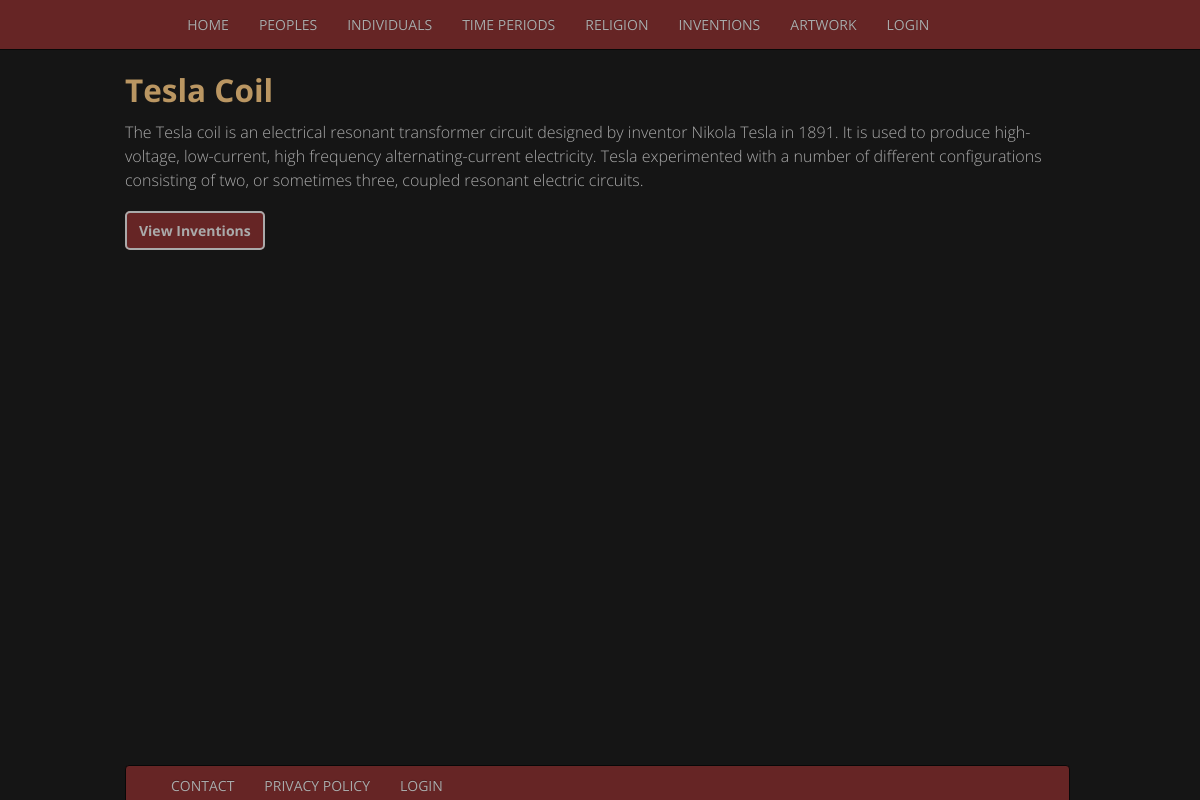
Screenshot of /uitvinding_detail.php?id=2 with the database file from the repository.
### tables this page shows
CREATE TABLE `uitvinding` (
  `uitvinding_id` int(11) NOT NULL,
  `uitvinding_naam` varchar(255) NOT NULL,
  `tijd_id` int(11) NOT NULL,
  `mens_id` int(11) NOT NULL,
  `uitvinding_detail` varchar(5000) NOT NULL
);

### uitvinding_detail.php (the view, shortened to what this page needs)
<?php include 'includes/header.php' ?>
<?php include 'includes/nav.php' ?>
    <div class="container">
      <div class="row">
    <?php
    $servername = "localhost";
    $username = "root";
    $password = "bitnami";
    $dbname = "herexamen";
    $conn = new mysqli($servername, $username, $password, $dbname);
    $sql = "SELECT uitvinding_id, uitvinding_naam, uitvinding_detail FROM uitvinding WHERE uitvinding_id = " . (int) $_GET['id'];
    $result = $conn->query($sql);
    if ($result->num_rows > 0) {
    while($row = $result->fetch_assoc()) {
        echo "<div class='bottommargin'>". "<h2>". $row["uitvinding_naam"]."</h2>". "<p>" . $row["uitvinding_detail"] . "</p>"."</div>";
    }
    } else {
       echo "0 results";
    }
    ?>
<a class="button" href="uitvinding.php">View Inventions</a>
</div>
  </div>
<?php include 'includes/footer.php' ?>

### css/main.css (style rules this page uses)
* { color: #aaa; font-family: 'Open Sans', sans-serif; }
body { padding-top: 5%; background-color: #151515; }
h1, h2, h3, h4, h5, h6, h7 { color: #ba9662; }
p { font-size:16px;font-weight:200;line-height:24px; }
.bottommargin { padding-bottom: 2%; }
.button { background-color: #662525; color: #aaa; padding-left: 12px; padding-right: 12px; padding-top: 8px; padding-bottom: 8px; border: 2px solid #aaa; border-radius: 5px; font-weight: bolder; }

### rows the page displays
uitvinding: uitvinding_naam "Tesla Coil", uitvinding_detail "The Tesla coil is an electrical resonant transformer circuit designed by inventor Nikola Tesla in 1891. It is used to produce high-voltage, low-current, high frequency alternating-current electricity. Tesla experimented with a number of different configurations consisting of two, or sometimes three, coupled resonant electric circuits."

### other values shown
$display "HOME"
$display "PEOPLES"
$display "INDIVIDUALS"
$display "TIME PERIODS"
$display "RELIGION"
$display "INVENTIONS"
$display "ARTWORK"
$display "LOGIN"
$display "CONTACT"
$display "PRIVACY POLICY"
